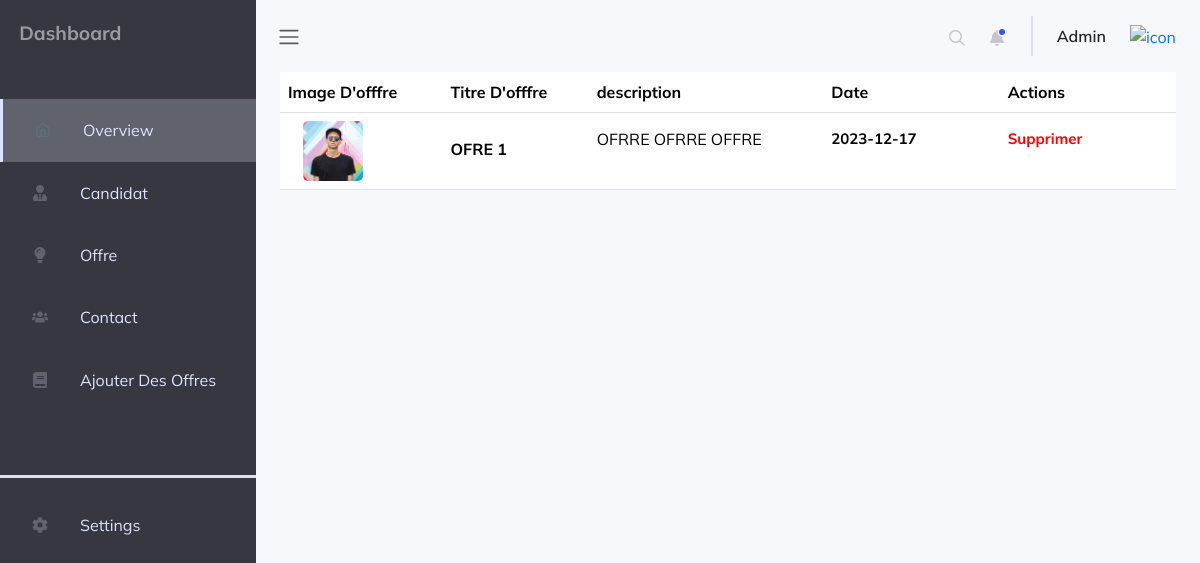
Screenshot of /recruteur/dashboard/offre.php (signed in) with the database file from the repository.
### tables this page shows
CREATE TABLE `offre` (
  `id` int(11) NOT NULL,
  `image` varchar(255) NOT NULL,
  `titre` varchar(50) NOT NULL,
  `description` varchar(255) NOT NULL,
  `date` date NOT NULL DEFAULT current_timestamp(),
  `user_id` int(11) DEFAULT NULL,
  `paye` varchar(50) DEFAULT NULL
);

### recruteur/dashboard/offre.php (the view, shortened to what this page needs)
<?php
if(isset($_SESSION["iduser"])){
    $iduser = $_SESSION["iduser"];
}
else{
    header("Location:../../auth/login.php");
}
  $connection = new Connection();
  $conn = $connection->conn;
  $sql = "SELECT * FROM user
  INNER JOIN offre ON offre.user_id = user.id
  WHERE user.id = $iduser ;";
  $result = mysqli_query($conn, $sql);
?>
<!DOCTYPE html>
<html lang="en">
<head>
    <link rel="stylesheet" href="dashboard.css">
    <link href="https://cdn.jsdelivr.net/npm/bootstrap@5.3.2/dist/css/bootstrap.min.css" rel="stylesheet"
>
</head>
<body>
    <div class="wrapper">
        <aside id="sidebar" class="side">
            <div class="h-100">
                <div class="sidebar_logo d-flex align-items-end">
                    <a href="#" class="nav-link text-white-50">Dashboard</a>
                </div>
                <ul class="sidebar_nav">
                    <li class="sidebar_item active" style="width: 100%;">
                        <a href="dashboard.php" class="sidebar_link"> <img src="img/1. overview.svg"
                                alt="icon">Overview</a>
                    </li>
                    <li class="sidebar_item">
                        <a href="candidat.php" class="sidebar_link"> <img src="img/agents.svg" alt="icon">Candidat</a>
                    </li>
                    <li class="sidebar_item">
                        <a href="offre.php" class="sidebar_link"> <img src="img/task.svg" alt="icon">Offre</a>
                    </li>
                    <li class="sidebar_item">
                        <a href="contact.php" class="sidebar_link"><img src="img/agent.svg" alt="icon">Contact</a>
                    </li>
                    <li class="sidebar_item">
                        <a href="../add_page.php" class="sidebar_link"><img src="img/articles.svg" alt="icon">Ajouter
                            Des
                            Offres</a>
                    </li>
                </ul>
                <div class="line"></div>
                <a href="#" class="sidebar_link"><img src="img/settings.svg" alt="">Settings</a>
            </div>
        </aside>
        <div class="main">
            <nav class="navbar justify-content-space-between pe-4 ps-2">
                <button class="btn open">
                    <span class="navbar-toggler-icon"></span>
                </button>
                <div class="navbar  gap-4">
                    <div class="">
                        <img class="search_icon" src="img/search.svg" alt="iconicon">
                    </div>
                    <img class="notification" src="img/new.svg" alt="icon">
                    <div class="inline"></div>
                    <div class="name"> Admin</div>
                    <ul class="navbar-nav">
                        <li class="nav-item dropdown">
                            <a href="#" class="nav-icon pe-md-0 position-relative" data-bs-toggle="dropdown">
                                <img src="img/photo_admin.svg" alt="icon">
                            </a>
                        </li>
                    </ul>
                </div>
            </nav>
            <section class="Agents px-4">
                <table class="agent table align-middle bg-white" style="min-width: 700px;">
                    <thead class="bg-light">
                        <tr>
                            <th>Image D'offfre</th>
                            <th>Titre D'offfre</th>
                            <th>description</th>
                            <th>Date</th>
                            <th>Actions</th>
                        </tr>
                    </thead>
                    <tbody>
                        <?php while($row = mysqli_fetch_assoc($result)){?>
                        <tr class="freelancer">
                            <td>
                                <img id="IMGOFFRE" src="../../uploads/<?php echo $row['image']?>" />
                            </td>
                            <td>
                                <p class="fw-bold mb-1 f_name"><?php echo $row['titre']?></p>
                            </td>
                            <td>
                                <p class="fw-normal mb-4 f_title" style="width : 50wv;">
                                    <?php echo $row['description']?></p>
                            </td>
                            <td>
                                <p class="fw-bold mb-4 f_name" style="font-size : 15px; width : 10vw;">
                                    <?php echo $row['date']?>
                                </p>
                            </td>
                            <td>
                                <a href="offre.php?delete=<?php echo $row['id'] ?>">
                                    <p class="fw-bold mb-4 f_name"
                                        style="font-size : 15px; width : 10vw; color : red; cursor : pointer">
                                        Supprimer
                                    </p>
                                </a>
                            </td>
                            <?php }?>
                    </tbody>
                </table>
            </section>
        </div>
    </div>
</body>
</html>

### recruteur/dashboard/dashboard.css (style rules this page uses)
body { font-family: "Mulish", sans-serif !important; font-size: 0.9rem; opacity: 1; overflow-y: scroll; margin: 0; }
a { cursor: pointer; text-decoration: none !important; }
p { margin-bottom: auto !important; }
li { list-style: none; }
ul { padding-inline-start: 0 !important; }
.wrapper { display: flex; align-items: stretch; width: 100%; }
#sidebar { position: sticky; top: 0; max-width: 16rem; min-width: 16rem; max-height: 100vh; background: #363740; transition: all 0.35s ease-in-out; overflow: hidden; }
.sidebar_logo { padding: 1.2rem; font-size: 1.2rem; font-weight: 700; margin-bottom: 2rem; }
.sidebar_nav { font-size: 1rem; }
a.sidebar_link { display: flex; padding: 1.2rem 2rem; color: #dde2ff; align-items: center; gap: 2rem; }
.sidebar_item.active { background-color: #60626e; color: #dde2ff; border-left: 3px solid; }
.line { width: 100%; border-top: solid #dfe0eb; margin-top: 4rem; margin-bottom: 1rem; }
.inline { height: 2.5rem; width: 0; border-left: 2px solid #dfe0eb; }
.name { font-weight: 600; line-height: 1.25rem; }
.main { display: flex; flex-direction: column; min-height: 100vh; min-width: 0; overflow: hidden; transition: all 0.35 ease-in-out; width: 100%; background: #f7f8fc; }
.agent { margin-right: 2rem; }
.search_icon { cursor: pointer; }
.notification { position: relative; cursor: pointer; }
.Agents { overflow-x: scroll; }

### recruteur/dashboard/offre.php (style rules this page uses)
#IMGOFFRE { width: 5vw; height: 5vw; border-radius: 5px; margin-left: 15px; opacity: 0.9; transition: ease 0.6s; cursor: pointer; }

### rows the page displays
offre: image (picture), titre "OFRE 1", description "OFRRE OFRRE OFFRE", date "2023-12-17"
